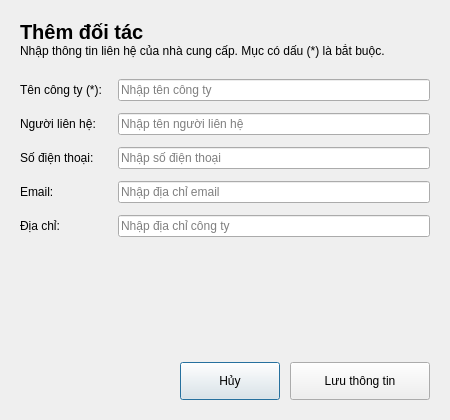
<?xml version="1.0" encoding="UTF-8"?>
<ui version="4.0">
 <class>SupplierDialog</class>
 <widget class="QDialog" name="SupplierDialog">
  <property name="geometry"><rect><x>0</x><y>0</y><width>450</width><height>420</height></rect></property>
  <property name="windowTitle"><string>Thông tin Nhà cung cấp</string></property>
  <property name="styleSheet">
   <string notr="true">QDialog#SupplierDialog {
    background-color: #ffffff;
    color: #0f172a;
    font-family: &quot;Segoe UI&quot;, Arial, sans-serif;
}
QWidget {
    font-family: &quot;Segoe UI&quot;, Arial, sans-serif;
}
QLabel {
    background-color: transparent;
    border: none;
    color: #0f172a;
}

QLineEdit,
QComboBox,
QDateEdit,
QSpinBox,
QDoubleSpinBox {
    background-color: #ffffff;
    border: 1px solid #e2e8f0;
    border-radius: 8px;
    padding: 0px 12px;
    min-height: 38px;
    font-size: 13px;
    color: #0f172a;
    selection-background-color: #1d4ed8;
    selection-color: #ffffff;
}
QTextEdit {
    background-color: #ffffff;
    border: 1px solid #e2e8f0;
    border-radius: 8px;
    padding: 8px 10px;
    font-size: 13px;
    color: #0f172a;
    selection-background-color: #1d4ed8;
    selection-color: #ffffff;
}
QLineEdit:hover,
QComboBox:hover,
QDateEdit:hover,
QSpinBox:hover,
QDoubleSpinBox:hover,
QTextEdit:hover {
    border: 1px solid #cbd5e1;
}
QLineEdit:focus,
QComboBox:focus,
QDateEdit:focus,
QSpinBox:focus,
QDoubleSpinBox:focus,
QTextEdit:focus {
    border: 1px solid #1d4ed8;
}
QLineEdit:disabled,
QComboBox:disabled,
QDateEdit:disabled,
QSpinBox:disabled,
QDoubleSpinBox:disabled {
    background-color: #f8fafc;
    color: #94a3b8;
}
QComboBox::drop-down {
    subcontrol-origin: padding;
    subcontrol-position: center right;
    border: none;
    background-color: transparent;
    width: 26px;
}
QComboBox::down-arrow {
    image: url(assets/images/chevron-down.png);
    width: 10px;
    height: 10px;
}
QComboBox::down-arrow:on {
    image: url(assets/images/chevron-up.png);
}
QComboBox QAbstractItemView {
    background-color: #ffffff;
    border: 1px solid #e2e8f0;
    border-radius: 8px;
    padding: 4px;
    outline: none;
    selection-background-color: #eff6ff;
    selection-color: #1d4ed8;
}
QSpinBox::up-button,
QSpinBox::down-button,
QDoubleSpinBox::up-button,
QDoubleSpinBox::down-button,
QDateEdit::up-button,
QDateEdit::down-button {
    subcontrol-origin: border;
    width: 20px;
    border: none;
    background-color: transparent;
}
QSpinBox::up-button,
QDoubleSpinBox::up-button,
QDateEdit::up-button {
    subcontrol-position: top right;
}
QSpinBox::down-button,
QDoubleSpinBox::down-button,
QDateEdit::down-button {
    subcontrol-position: bottom right;
}
QSpinBox::up-button:hover,
QSpinBox::down-button:hover,
QDoubleSpinBox::up-button:hover,
QDoubleSpinBox::down-button:hover,
QDateEdit::up-button:hover,
QDateEdit::down-button:hover {
    background-color: #f1f5f9;
}
QSpinBox::up-arrow,
QDoubleSpinBox::up-arrow,
QDateEdit::up-arrow {
    image: url(assets/images/chevron-up.png);
    width: 9px;
    height: 9px;
}
QSpinBox::down-arrow,
QDoubleSpinBox::down-arrow,
QDateEdit::down-arrow {
    image: url(assets/images/chevron-down.png);
    width: 9px;
    height: 9px;
}
QCheckBox {
    background-color: transparent;
    color: #334155;
    font-size: 13px;
    font-weight: bold;
    spacing: 8px;
}
QCheckBox::indicator {
    width: 16px;
    height: 16px;
    border: 1px solid #cbd5e1;
    border-radius: 4px;
    background-color: #ffffff;
}
QCheckBox::indicator:hover {
    border: 1px solid #1d4ed8;
}
QCheckBox::indicator:checked {
    background-color: #1d4ed8;
    border: 1px solid #1d4ed8;
}

QPushButton {
    background-color: #ffffff;
    color: #64748b;
    border: 1px solid #e2e8f0;
    border-radius: 8px;
    padding: 0px 16px;
    min-height: 38px;
    font-size: 12px;
    font-weight: bold;
}
QPushButton:hover {
    background-color: #eff6ff;
    color: #1d4ed8;
    border: 1px solid #1d4ed8;
}
QPushButton:pressed {
    background-color: #dbeafe;
}
QPushButton:disabled {
    background-color: #f8fafc;
    color: #cbd5e1;
    border: 1px solid #e2e8f0;
}
QPushButton#RowActionButton {
    background-color: transparent;
    border: none;
    border-radius: 6px;
    padding: 0px;
    min-width: 28px;
    max-width: 28px;
    min-height: 28px;
    max-height: 28px;
}
QPushButton#RowActionButton:hover {
    background-color: #eff6ff;
}
QPushButton#RowActionButton:pressed {
    background-color: #dbeafe;
}

QTableWidget {
    background-color: transparent;
    border: none;
    gridline-color: #f1f5f9;
    font-size: 13px;
    color: #334155;
    outline: none;
}
QTableWidget::item {
    padding: 8px;
    border-bottom: 1px solid #f1f5f9;
}
QTableWidget::item:selected {
    background-color: #eff6ff;
    color: #1d4ed8;
}
QHeaderView {
    background-color: #f8fafc;
    border: none;
    border-bottom: 1px solid #e2e8f0;
}
QHeaderView::section {
    background-color: #f8fafc;
    color: #64748b;
    font-size: 11px;
    font-weight: 700;
    padding: 10px 8px;
    border: none;
    border-bottom: 1px solid #e2e8f0;
}
QTableCornerButton::section {
    background-color: #f8fafc;
    border: none;
}

QLabel[badge=&quot;info&quot;] {
    background-color: #dbeafe;
    color: #1d4ed8;
    border-radius: 6px;
    padding: 3px 10px;
    font-size: 11px;
    font-weight: 700;
}
QLabel[badge=&quot;success&quot;] {
    background-color: #d1fae5;
    color: #059669;
    border-radius: 6px;
    padding: 3px 10px;
    font-size: 11px;
    font-weight: 700;
}
QLabel[badge=&quot;warning&quot;] {
    background-color: #ffedd5;
    color: #ea580c;
    border-radius: 6px;
    padding: 3px 10px;
    font-size: 11px;
    font-weight: 700;
}
QLabel[badge=&quot;danger&quot;] {
    background-color: #fee2e2;
    color: #dc2626;
    border-radius: 6px;
    padding: 3px 10px;
    font-size: 11px;
    font-weight: 700;
}
QLabel[badge=&quot;neutral&quot;] {
    background-color: #e2e8f0;
    color: #64748b;
    border-radius: 6px;
    padding: 3px 10px;
    font-size: 11px;
    font-weight: 700;
}
QLabel[badge=&quot;violet&quot;] {
    background-color: #ede9fe;
    color: #6d28d9;
    border-radius: 6px;
    padding: 3px 10px;
    font-size: 11px;
    font-weight: 700;
}
QLabel[trend=&quot;up&quot;] {
    background-color: #ecfdf5;
    color: #059669;
    border-radius: 4px;
    padding: 2px 6px;
    font-size: 11px;
    font-weight: 700;
}
QLabel[trend=&quot;down&quot;] {
    background-color: #fef2f2;
    color: #dc2626;
    border-radius: 4px;
    padding: 2px 6px;
    font-size: 11px;
    font-weight: 700;
}
QLabel[trend=&quot;flat&quot;] {
    background-color: #f1f5f9;
    color: #64748b;
    border-radius: 4px;
    padding: 2px 6px;
    font-size: 11px;
    font-weight: 700;
}
QLabel[state=&quot;up&quot;] {
    color: #10b981;
    font-weight: bold;
}
QLabel[state=&quot;down&quot;] {
    color: #ef4444;
    font-weight: bold;
}
QLabel[state=&quot;flat&quot;] {
    color: #64748b;
    font-weight: bold;
}
QLabel[state=&quot;warning&quot;] {
    color: #eab308;
    font-weight: bold;
}
QLabel[state=&quot;safe&quot;] {
    color: #10b981;
}

QScrollArea {
    background-color: transparent;
    border: none;
}
QScrollArea &gt; QWidget &gt; QWidget {
    background-color: transparent;
}
QAbstractScrollArea::viewport {
    background-color: transparent;
}
QScrollBar:vertical {
    background-color: transparent;
    width: 10px;
    margin: 0px;
    border: none;
}
QScrollBar::handle:vertical {
    background-color: #cbd5e1;
    min-height: 35px;
    border-radius: 5px;
}
QScrollBar::handle:vertical:hover {
    background-color: #94a3b8;
}
QScrollBar::handle:vertical:pressed {
    background-color: #64748b;
}
QScrollBar::add-line:vertical,
QScrollBar::sub-line:vertical {
    height: 0px;
    width: 0px;
    background: transparent;
    border: none;
}
QScrollBar::up-arrow:vertical,
QScrollBar::down-arrow:vertical {
    width: 0px;
    height: 0px;
    background: transparent;
    border: none;
}
QScrollBar::add-page:vertical,
QScrollBar::sub-page:vertical {
    background: transparent;
}
QScrollBar:horizontal {
    background-color: transparent;
    height: 10px;
    margin: 0px;
    border: none;
}
QScrollBar::handle:horizontal {
    background-color: #cbd5e1;
    min-width: 35px;
    border-radius: 5px;
}
QScrollBar::handle:horizontal:hover {
    background-color: #94a3b8;
}
QScrollBar::handle:horizontal:pressed {
    background-color: #64748b;
}
QScrollBar::add-line:horizontal,
QScrollBar::sub-line:horizontal {
    width: 0px;
    height: 0px;
    background: transparent;
    border: none;
}
QScrollBar::left-arrow:horizontal,
QScrollBar::right-arrow:horizontal {
    width: 0px;
    height: 0px;
    background: transparent;
    border: none;
}
QScrollBar::add-page:horizontal,
QScrollBar::sub-page:horizontal {
    background: transparent;
}

QMenu {
    background-color: #ffffff;
    border: 1px solid #e2e8f0;
    border-radius: 8px;
    padding: 6px;
}
QMenu::item {
    background-color: transparent;
    color: #334155;
    border-radius: 6px;
    padding: 7px 18px;
    font-size: 13px;
}
QMenu::item:selected {
    background-color: #eff6ff;
    color: #1d4ed8;
}
QMenu::separator {
    height: 1px;
    background-color: #e2e8f0;
    margin: 6px 4px;
}

QLabel#lblHeaderTitle {
    color: #0f172a;
    padding: 0px;
    margin: 0px;
}

QLabel#lblHeaderSubtitle {
    color: #6b7280;
    font-size: 12px;
    font-weight: normal;
    margin-top: 4px;
}

QLabel#label,
QLabel#label_2,
QLabel#label_3,
QLabel#label_4,
QLabel#label_5 {
    color: #64748b;
    font-size: 12px;
    font-weight: 600;
}

QPushButton#btnSave {
    background-color: #1d4ed8;
    color: #ffffff;
    border: none;
    border-radius: 8px;
    padding: 0px 20px;
    min-height: 38px;
    font-size: 13px;
    font-weight: 700;
}
QPushButton#btnSave:hover {
    background-color: #1e3a8a;
}
QPushButton#btnSave:pressed {
    background-color: #1e40af;
}
QPushButton#btnSave:disabled {
    background-color: #cbd5e1;
    color: #f8fafc;
}
</string>
  </property>
  <layout class="QVBoxLayout" name="verticalLayout">
   <property name="spacing"><number>16</number></property>
   <property name="leftMargin"><number>20</number></property>
   <property name="topMargin"><number>20</number></property>
   <property name="rightMargin"><number>20</number></property>
   <property name="bottomMargin"><number>20</number></property>
   <item>
    <layout class="QHBoxLayout" name="horizontalLayout_header">
     <item>
      <layout class="QVBoxLayout" name="verticalLayout_header">
       <property name="spacing">
        <number>0</number>
       </property>
       <property name="bottomMargin">
        <number>5</number>
       </property>
       <item>
        <widget class="QLabel" name="lblHeaderTitle">
         <property name="font">
          <font>
           <pointsize>15</pointsize>
           <bold>true</bold>
          </font>
         </property>
         <property name="text">
          <string>Thêm đối tác</string>
         </property>
        </widget>
       </item>
       <item>
        <widget class="QLabel" name="lblHeaderSubtitle">
         <property name="wordWrap">
          <bool>true</bool>
         </property>
         <property name="text">
          <string>Nhập thông tin liên hệ của nhà cung cấp. Mục có dấu (*) là bắt buộc.</string>
         </property>
        </widget>
       </item>
      </layout>
     </item>
    </layout>
   </item>
   <item>
    <layout class="QFormLayout" name="formLayout">
     <property name="labelAlignment">
      <set>Qt::AlignmentFlag::AlignLeading|Qt::AlignmentFlag::AlignLeft|Qt::AlignmentFlag::AlignVCenter</set>
     </property>
     <property name="verticalSpacing"><number>12</number></property>

     <item row="0" column="0"><widget class="QLabel" name="label"><property name="text"><string>Tên công ty (*):</string></property></widget></item>
     <item row="0" column="1"><widget class="QLineEdit" name="txtCompanyName"><property name="placeholderText"><string>Nhập tên công ty</string></property></widget></item>

     <item row="1" column="0"><widget class="QLabel" name="label_2"><property name="text"><string>Người liên hệ:</string></property></widget></item>
     <item row="1" column="1"><widget class="QLineEdit" name="txtContactName"><property name="placeholderText"><string>Nhập tên người liên hệ</string></property></widget></item>

     <item row="2" column="0"><widget class="QLabel" name="label_3"><property name="text"><string>Số điện thoại:</string></property></widget></item>
     <item row="2" column="1"><widget class="QLineEdit" name="txtPhone"><property name="placeholderText"><string>Nhập số điện thoại</string></property></widget></item>

     <item row="3" column="0"><widget class="QLabel" name="label_4"><property name="text"><string>Email:</string></property></widget></item>
     <item row="3" column="1"><widget class="QLineEdit" name="txtEmail"><property name="placeholderText"><string>Nhập địa chỉ email</string></property></widget></item>

     <item row="4" column="0"><widget class="QLabel" name="label_5"><property name="text"><string>Địa chỉ:</string></property></widget></item>
     <item row="4" column="1"><widget class="QLineEdit" name="txtAddress"><property name="placeholderText"><string>Nhập địa chỉ công ty</string></property></widget></item>
    </layout>
   </item>
   <item>
    <spacer name="verticalSpacer"><property name="orientation"><enum>Qt::Vertical</enum></property><property name="sizeHint" stdset="0"><size><width>20</width><height>0</height></size></property></spacer>
   </item>
   <item>
    <layout class="QHBoxLayout" name="horizontalLayout">
     <property name="spacing">
      <number>10</number>
     </property>
     <item>
      <spacer name="horizontalSpacer_bottom">
       <property name="orientation">
        <enum>Qt::Horizontal</enum>
       </property>
       <property name="sizeHint" stdset="0">
        <size>
         <width>0</width>
         <height>0</height>
        </size>
       </property>
      </spacer>
     </item>
     <item>
      <widget class="QPushButton" name="btnCancel">
       <property name="minimumSize">
        <size>
         <width>100</width>
         <height>38</height>
        </size>
       </property>
       <property name="cursor">
        <cursorShape>PointingHandCursor</cursorShape>
       </property>
       <property name="text">
        <string>Hủy</string>
       </property>
      </widget>
     </item>
     <item>
      <widget class="QPushButton" name="btnSave">
       <property name="minimumSize">
        <size>
         <width>140</width>
         <height>38</height>
        </size>
       </property>
       <property name="cursor">
        <cursorShape>PointingHandCursor</cursorShape>
       </property>
       <property name="text">
        <string>Lưu thông tin</string>
       </property>
      </widget>
     </item>
    </layout>
   </item>
  </layout>
 </widget>
 <resources/>
 <connections/>
</ui>
